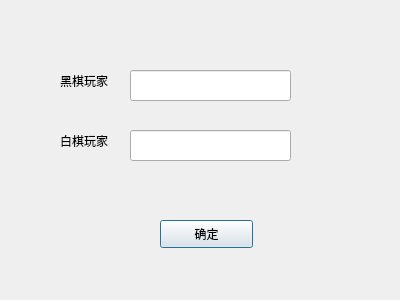
<?xml version="1.0" encoding="UTF-8"?>
<ui version="4.0">
 <class>PlayAsk2</class>
 <widget class="QDialog" name="PlayAsk2">
  <property name="geometry">
   <rect>
    <x>0</x>
    <y>0</y>
    <width>400</width>
    <height>300</height>
   </rect>
  </property>
  <property name="windowTitle">
   <string>Dialog</string>
  </property>
  <widget class="QLabel" name="label">
   <property name="geometry">
    <rect>
     <x>60</x>
     <y>70</y>
     <width>91</width>
     <height>21</height>
    </rect>
   </property>
   <property name="text">
    <string>黑棋玩家</string>
   </property>
  </widget>
  <widget class="QLabel" name="label_2">
   <property name="geometry">
    <rect>
     <x>60</x>
     <y>130</y>
     <width>91</width>
     <height>21</height>
    </rect>
   </property>
   <property name="text">
    <string>白棋玩家</string>
   </property>
  </widget>
  <widget class="QLineEdit" name="DoubleUserName1">
   <property name="geometry">
    <rect>
     <x>130</x>
     <y>70</y>
     <width>161</width>
     <height>31</height>
    </rect>
   </property>
  </widget>
  <widget class="QLineEdit" name="DoubleUserName2">
   <property name="geometry">
    <rect>
     <x>130</x>
     <y>130</y>
     <width>161</width>
     <height>31</height>
    </rect>
   </property>
  </widget>
  <widget class="QPushButton" name="Enter">
   <property name="geometry">
    <rect>
     <x>160</x>
     <y>220</y>
     <width>93</width>
     <height>28</height>
    </rect>
   </property>
   <property name="text">
    <string>确定</string>
   </property>
  </widget>
 </widget>
 <resources/>
 <connections/>
</ui>
